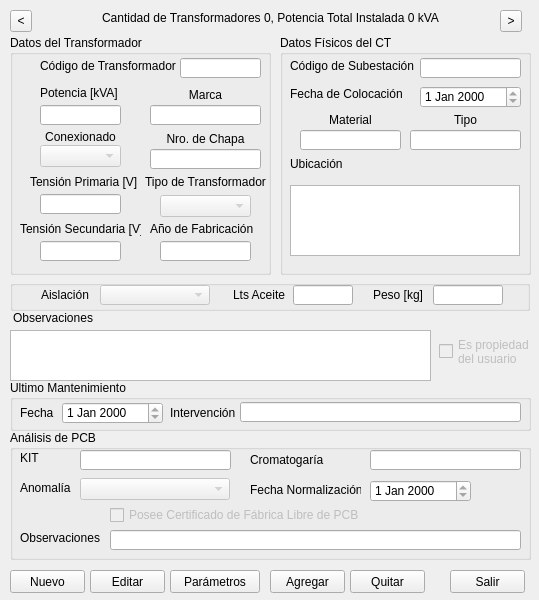
<?xml version="1.0" encoding="UTF-8"?>
<ui version="4.0">
 <class>Form</class>
 <widget class="QWidget" name="Form">
  <property name="windowModality">
   <enum>Qt::ApplicationModal</enum>
  </property>
  <property name="geometry">
   <rect>
    <x>0</x>
    <y>0</y>
    <width>539</width>
    <height>600</height>
   </rect>
  </property>
  <property name="windowTitle">
   <string>Centro de Transformación</string>
  </property>
  <property name="inputMethodHints">
   <set>Qt::ImhNone</set>
  </property>
  <widget class="QPushButton" name="cmdSalir">
   <property name="geometry">
    <rect>
     <x>450</x>
     <y>570</y>
     <width>75</width>
     <height>23</height>
    </rect>
   </property>
   <property name="text">
    <string>Salir</string>
   </property>
   <property name="shortcut">
    <string>Esc</string>
   </property>
  </widget>
  <widget class="QLabel" name="lblTransformadores">
   <property name="geometry">
    <rect>
     <x>70</x>
     <y>10</y>
     <width>401</width>
     <height>16</height>
    </rect>
   </property>
   <property name="text">
    <string>Cantidad de Transformadores 0, Potencia Total Instalada 0 kVA</string>
   </property>
   <property name="alignment">
    <set>Qt::AlignCenter</set>
   </property>
  </widget>
  <widget class="QToolButton" name="cmdMenos">
   <property name="geometry">
    <rect>
     <x>10</x>
     <y>10</y>
     <width>22</width>
     <height>22</height>
    </rect>
   </property>
   <property name="text">
    <string>&lt;</string>
   </property>
  </widget>
  <widget class="QToolButton" name="cmdMas">
   <property name="geometry">
    <rect>
     <x>500</x>
     <y>10</y>
     <width>22</width>
     <height>22</height>
    </rect>
   </property>
   <property name="text">
    <string>&gt;</string>
   </property>
  </widget>
  <widget class="QGroupBox" name="groupBox">
   <property name="geometry">
    <rect>
     <x>10</x>
     <y>35</y>
     <width>261</width>
     <height>240</height>
    </rect>
   </property>
   <property name="title">
    <string>Datos del Transformador</string>
   </property>
   <widget class="QLineEdit" name="txtV2">
    <property name="geometry">
     <rect>
      <x>30</x>
      <y>206</y>
      <width>81</width>
      <height>20</height>
     </rect>
    </property>
    <property name="inputMethodHints">
     <set>Qt::ImhFormattedNumbersOnly</set>
    </property>
    <property name="maxLength">
     <number>10</number>
    </property>
    <property name="readOnly">
     <bool>true</bool>
    </property>
   </widget>
   <widget class="QLabel" name="label_6">
    <property name="geometry">
     <rect>
      <x>140</x>
      <y>50</y>
      <width>111</width>
      <height>20</height>
     </rect>
    </property>
    <property name="text">
     <string>Marca</string>
    </property>
    <property name="alignment">
     <set>Qt::AlignCenter</set>
    </property>
   </widget>
   <widget class="QLineEdit" name="txtV1">
    <property name="geometry">
     <rect>
      <x>30</x>
      <y>159</y>
      <width>81</width>
      <height>20</height>
     </rect>
    </property>
    <property name="inputMethodHints">
     <set>Qt::ImhFormattedNumbersOnly</set>
    </property>
    <property name="maxLength">
     <number>10</number>
    </property>
    <property name="readOnly">
     <bool>true</bool>
    </property>
   </widget>
   <widget class="QLineEdit" name="txtAnio">
    <property name="geometry">
     <rect>
      <x>150</x>
      <y>206</y>
      <width>91</width>
      <height>20</height>
     </rect>
    </property>
    <property name="maxLength">
     <number>10</number>
    </property>
    <property name="readOnly">
     <bool>true</bool>
    </property>
   </widget>
   <widget class="QLabel" name="label_5">
    <property name="geometry">
     <rect>
      <x>30</x>
      <y>50</y>
      <width>81</width>
      <height>16</height>
     </rect>
    </property>
    <property name="text">
     <string>Potencia [kVA]</string>
    </property>
   </widget>
   <widget class="QLabel" name="label_9">
    <property name="geometry">
     <rect>
      <x>140</x>
      <y>94</y>
      <width>111</width>
      <height>20</height>
     </rect>
    </property>
    <property name="text">
     <string>Nro. de Chapa</string>
    </property>
    <property name="alignment">
     <set>Qt::AlignCenter</set>
    </property>
   </widget>
   <widget class="QLabel" name="label_13">
    <property name="geometry">
     <rect>
      <x>140</x>
      <y>186</y>
      <width>121</width>
      <height>16</height>
     </rect>
    </property>
    <property name="text">
     <string>Año de Fabricación</string>
    </property>
   </widget>
   <widget class="QLabel" name="label_3">
    <property name="geometry">
     <rect>
      <x>30</x>
      <y>23</y>
      <width>141</width>
      <height>16</height>
     </rect>
    </property>
    <property name="text">
     <string>Código de Transformador</string>
    </property>
   </widget>
   <widget class="QLineEdit" name="txtTrafo">
    <property name="geometry">
     <rect>
      <x>170</x>
      <y>23</y>
      <width>81</width>
      <height>20</height>
     </rect>
    </property>
    <property name="maxLength">
     <number>15</number>
    </property>
    <property name="readOnly">
     <bool>true</bool>
    </property>
   </widget>
   <widget class="QLabel" name="label_10">
    <property name="geometry">
     <rect>
      <x>20</x>
      <y>139</y>
      <width>111</width>
      <height>16</height>
     </rect>
    </property>
    <property name="text">
     <string>Tensión Primaria [V]</string>
    </property>
   </widget>
   <widget class="QLineEdit" name="txtPotencia">
    <property name="geometry">
     <rect>
      <x>30</x>
      <y>70</y>
      <width>81</width>
      <height>20</height>
     </rect>
    </property>
    <property name="inputMethodHints">
     <set>Qt::ImhFormattedNumbersOnly</set>
    </property>
    <property name="maxLength">
     <number>10</number>
    </property>
    <property name="readOnly">
     <bool>true</bool>
    </property>
   </widget>
   <widget class="QLineEdit" name="txtMarca">
    <property name="geometry">
     <rect>
      <x>140</x>
      <y>70</y>
      <width>111</width>
      <height>20</height>
     </rect>
    </property>
    <property name="maxLength">
     <number>20</number>
    </property>
    <property name="readOnly">
     <bool>true</bool>
    </property>
   </widget>
   <widget class="QLineEdit" name="txtNroChapa">
    <property name="geometry">
     <rect>
      <x>140</x>
      <y>114</y>
      <width>111</width>
      <height>20</height>
     </rect>
    </property>
    <property name="maxLength">
     <number>20</number>
    </property>
    <property name="readOnly">
     <bool>true</bool>
    </property>
   </widget>
   <widget class="QLabel" name="label_7">
    <property name="geometry">
     <rect>
      <x>130</x>
      <y>139</y>
      <width>131</width>
      <height>16</height>
     </rect>
    </property>
    <property name="text">
     <string>Tipo de Transformador</string>
    </property>
    <property name="alignment">
     <set>Qt::AlignCenter</set>
    </property>
   </widget>
   <widget class="QLabel" name="label_12">
    <property name="geometry">
     <rect>
      <x>10</x>
      <y>186</y>
      <width>121</width>
      <height>16</height>
     </rect>
    </property>
    <property name="text">
     <string>Tensión Secundaria [V]</string>
    </property>
   </widget>
   <widget class="QLabel" name="label_8">
    <property name="geometry">
     <rect>
      <x>30</x>
      <y>94</y>
      <width>81</width>
      <height>16</height>
     </rect>
    </property>
    <property name="text">
     <string>Conexionado</string>
    </property>
    <property name="alignment">
     <set>Qt::AlignCenter</set>
    </property>
   </widget>
   <widget class="QComboBox" name="cmbConexionado">
    <property name="enabled">
     <bool>false</bool>
    </property>
    <property name="geometry">
     <rect>
      <x>30</x>
      <y>110</y>
      <width>81</width>
      <height>22</height>
     </rect>
    </property>
    <property name="editable">
     <bool>false</bool>
    </property>
    <property name="frame">
     <bool>true</bool>
    </property>
   </widget>
   <widget class="QComboBox" name="cmbTipo">
    <property name="enabled">
     <bool>false</bool>
    </property>
    <property name="geometry">
     <rect>
      <x>150</x>
      <y>160</y>
      <width>91</width>
      <height>22</height>
     </rect>
    </property>
    <property name="editable">
     <bool>false</bool>
    </property>
    <property name="frame">
     <bool>true</bool>
    </property>
   </widget>
  </widget>
  <widget class="QGroupBox" name="groupBox_2">
   <property name="geometry">
    <rect>
     <x>280</x>
     <y>35</y>
     <width>251</width>
     <height>240</height>
    </rect>
   </property>
   <property name="title">
    <string>Datos Físicos del CT</string>
   </property>
   <widget class="QLabel" name="label_14">
    <property name="geometry">
     <rect>
      <x>130</x>
      <y>75</y>
      <width>111</width>
      <height>20</height>
     </rect>
    </property>
    <property name="text">
     <string>Tipo</string>
    </property>
    <property name="alignment">
     <set>Qt::AlignCenter</set>
    </property>
   </widget>
   <widget class="QLabel" name="label_15">
    <property name="geometry">
     <rect>
      <x>20</x>
      <y>75</y>
      <width>101</width>
      <height>20</height>
     </rect>
    </property>
    <property name="text">
     <string>Material</string>
    </property>
    <property name="alignment">
     <set>Qt::AlignCenter</set>
    </property>
   </widget>
   <widget class="QLabel" name="label_16">
    <property name="geometry">
     <rect>
      <x>10</x>
      <y>51</y>
      <width>121</width>
      <height>16</height>
     </rect>
    </property>
    <property name="text">
     <string>Fecha de Colocación</string>
    </property>
   </widget>
   <widget class="QLabel" name="label_4">
    <property name="geometry">
     <rect>
      <x>10</x>
      <y>23</y>
      <width>141</width>
      <height>16</height>
     </rect>
    </property>
    <property name="text">
     <string>Código de Subestación</string>
    </property>
   </widget>
   <widget class="QLineEdit" name="txtCT">
    <property name="geometry">
     <rect>
      <x>140</x>
      <y>23</y>
      <width>101</width>
      <height>20</height>
     </rect>
    </property>
    <property name="maxLength">
     <number>15</number>
    </property>
    <property name="readOnly">
     <bool>true</bool>
    </property>
   </widget>
   <widget class="QLineEdit" name="txtMaterial">
    <property name="geometry">
     <rect>
      <x>20</x>
      <y>95</y>
      <width>101</width>
      <height>20</height>
     </rect>
    </property>
    <property name="maxLength">
     <number>20</number>
    </property>
    <property name="readOnly">
     <bool>true</bool>
    </property>
   </widget>
   <widget class="QLineEdit" name="txtTipoCT">
    <property name="geometry">
     <rect>
      <x>130</x>
      <y>95</y>
      <width>111</width>
      <height>20</height>
     </rect>
    </property>
    <property name="maxLength">
     <number>20</number>
    </property>
    <property name="readOnly">
     <bool>true</bool>
    </property>
   </widget>
   <widget class="QLabel" name="label_21">
    <property name="geometry">
     <rect>
      <x>10</x>
      <y>121</y>
      <width>81</width>
      <height>16</height>
     </rect>
    </property>
    <property name="text">
     <string>Ubicación</string>
    </property>
   </widget>
   <widget class="QDateEdit" name="datInstalacion">
    <property name="geometry">
     <rect>
      <x>140</x>
      <y>51</y>
      <width>101</width>
      <height>22</height>
     </rect>
    </property>
    <property name="readOnly">
     <bool>true</bool>
    </property>
   </widget>
   <widget class="QTextEdit" name="txtUbicacion">
    <property name="geometry">
     <rect>
      <x>10</x>
      <y>150</y>
      <width>230</width>
      <height>71</height>
     </rect>
    </property>
    <property name="readOnly">
     <bool>true</bool>
    </property>
   </widget>
  </widget>
  <widget class="QGroupBox" name="groupBox_3">
   <property name="geometry">
    <rect>
     <x>10</x>
     <y>380</y>
     <width>521</width>
     <height>51</height>
    </rect>
   </property>
   <property name="title">
    <string>Ultimo Mantenimiento</string>
   </property>
   <widget class="QLabel" name="label_17">
    <property name="geometry">
     <rect>
      <x>10</x>
      <y>25</y>
      <width>41</width>
      <height>16</height>
     </rect>
    </property>
    <property name="text">
     <string>Fecha</string>
    </property>
   </widget>
   <widget class="QDateEdit" name="datMantenimiento">
    <property name="geometry">
     <rect>
      <x>52</x>
      <y>22</y>
      <width>101</width>
      <height>22</height>
     </rect>
    </property>
    <property name="readOnly">
     <bool>true</bool>
    </property>
   </widget>
   <widget class="QLineEdit" name="txtIntervencion">
    <property name="geometry">
     <rect>
      <x>230</x>
      <y>22</y>
      <width>281</width>
      <height>20</height>
     </rect>
    </property>
    <property name="maxLength">
     <number>25</number>
    </property>
    <property name="readOnly">
     <bool>true</bool>
    </property>
   </widget>
   <widget class="QLabel" name="label_18">
    <property name="geometry">
     <rect>
      <x>160</x>
      <y>25</y>
      <width>71</width>
      <height>16</height>
     </rect>
    </property>
    <property name="text">
     <string>Intervención</string>
    </property>
   </widget>
  </widget>
  <widget class="QGroupBox" name="groupBox_4">
   <property name="geometry">
    <rect>
     <x>10</x>
     <y>430</y>
     <width>521</width>
     <height>130</height>
    </rect>
   </property>
   <property name="title">
    <string>Análisis de PCB</string>
   </property>
   <widget class="QLabel" name="label_19">
    <property name="geometry">
     <rect>
      <x>10</x>
      <y>100</y>
      <width>131</width>
      <height>16</height>
     </rect>
    </property>
    <property name="text">
     <string>Observaciones</string>
    </property>
   </widget>
   <widget class="QLabel" name="label_20">
    <property name="geometry">
     <rect>
      <x>240</x>
      <y>20</y>
      <width>111</width>
      <height>20</height>
     </rect>
    </property>
    <property name="text">
     <string>Cromatogaría</string>
    </property>
    <property name="alignment">
     <set>Qt::AlignLeading|Qt::AlignLeft|Qt::AlignVCenter</set>
    </property>
   </widget>
   <widget class="QLabel" name="label_22">
    <property name="geometry">
     <rect>
      <x>240</x>
      <y>50</y>
      <width>111</width>
      <height>20</height>
     </rect>
    </property>
    <property name="text">
     <string>Fecha Normalización</string>
    </property>
    <property name="alignment">
     <set>Qt::AlignLeading|Qt::AlignLeft|Qt::AlignVCenter</set>
    </property>
   </widget>
   <widget class="QLabel" name="label_23">
    <property name="geometry">
     <rect>
      <x>10</x>
      <y>50</y>
      <width>61</width>
      <height>16</height>
     </rect>
    </property>
    <property name="text">
     <string>Anomalía</string>
    </property>
    <property name="alignment">
     <set>Qt::AlignLeading|Qt::AlignLeft|Qt::AlignVCenter</set>
    </property>
   </widget>
   <widget class="QLabel" name="label_24">
    <property name="geometry">
     <rect>
      <x>10</x>
      <y>20</y>
      <width>51</width>
      <height>16</height>
     </rect>
    </property>
    <property name="text">
     <string>KIT</string>
    </property>
   </widget>
   <widget class="QLineEdit" name="txtKit">
    <property name="geometry">
     <rect>
      <x>70</x>
      <y>20</y>
      <width>151</width>
      <height>20</height>
     </rect>
    </property>
    <property name="maxLength">
     <number>10</number>
    </property>
    <property name="readOnly">
     <bool>true</bool>
    </property>
   </widget>
   <widget class="QLineEdit" name="txtCromatografia">
    <property name="geometry">
     <rect>
      <x>360</x>
      <y>20</y>
      <width>151</width>
      <height>20</height>
     </rect>
    </property>
    <property name="maxLength">
     <number>10</number>
    </property>
    <property name="readOnly">
     <bool>true</bool>
    </property>
   </widget>
   <widget class="QLineEdit" name="txtObservacionesPCB">
    <property name="geometry">
     <rect>
      <x>100</x>
      <y>100</y>
      <width>411</width>
      <height>20</height>
     </rect>
    </property>
    <property name="maxLength">
     <number>100</number>
    </property>
    <property name="readOnly">
     <bool>true</bool>
    </property>
   </widget>
   <widget class="QCheckBox" name="chkCertificado">
    <property name="enabled">
     <bool>false</bool>
    </property>
    <property name="geometry">
     <rect>
      <x>100</x>
      <y>70</y>
      <width>271</width>
      <height>30</height>
     </rect>
    </property>
    <property name="text">
     <string>Posee Certificado de Fábrica Libre de PCB</string>
    </property>
   </widget>
   <widget class="QDateEdit" name="datNormalizacion">
    <property name="geometry">
     <rect>
      <x>360</x>
      <y>50</y>
      <width>101</width>
      <height>22</height>
     </rect>
    </property>
    <property name="readOnly">
     <bool>true</bool>
    </property>
   </widget>
   <widget class="QComboBox" name="cmbAnomalia">
    <property name="enabled">
     <bool>false</bool>
    </property>
    <property name="geometry">
     <rect>
      <x>70</x>
      <y>48</y>
      <width>150</width>
      <height>22</height>
     </rect>
    </property>
    <property name="editable">
     <bool>false</bool>
    </property>
    <property name="frame">
     <bool>true</bool>
    </property>
   </widget>
  </widget>
  <widget class="QLabel" name="label_26">
   <property name="geometry">
    <rect>
     <x>13</x>
     <y>310</y>
     <width>91</width>
     <height>16</height>
    </rect>
   </property>
   <property name="text">
    <string>Observaciones</string>
   </property>
  </widget>
  <widget class="QCheckBox" name="chkPropiedadUsuario">
   <property name="enabled">
    <bool>false</bool>
   </property>
   <property name="geometry">
    <rect>
     <x>439</x>
     <y>331</y>
     <width>90</width>
     <height>41</height>
    </rect>
   </property>
   <property name="inputMethodHints">
    <set>Qt::ImhMultiLine</set>
   </property>
   <property name="text">
    <string>Es propiedad 
del usuario</string>
   </property>
  </widget>
  <widget class="QTextEdit" name="txtObservaciones">
   <property name="geometry">
    <rect>
     <x>10</x>
     <y>330</y>
     <width>421</width>
     <height>51</height>
    </rect>
   </property>
   <property name="textInteractionFlags">
    <set>Qt::TextSelectableByKeyboard|Qt::TextSelectableByMouse</set>
   </property>
  </widget>
  <widget class="QPushButton" name="cmdNuevo">
   <property name="geometry">
    <rect>
     <x>10</x>
     <y>570</y>
     <width>75</width>
     <height>23</height>
    </rect>
   </property>
   <property name="text">
    <string>Nuevo</string>
   </property>
  </widget>
  <widget class="QPushButton" name="cmdAgregar">
   <property name="geometry">
    <rect>
     <x>270</x>
     <y>570</y>
     <width>75</width>
     <height>23</height>
    </rect>
   </property>
   <property name="text">
    <string>Agregar</string>
   </property>
  </widget>
  <widget class="QPushButton" name="cmdQuitar">
   <property name="geometry">
    <rect>
     <x>350</x>
     <y>570</y>
     <width>75</width>
     <height>23</height>
    </rect>
   </property>
   <property name="text">
    <string>Quitar</string>
   </property>
  </widget>
  <widget class="QPushButton" name="cmdEditar">
   <property name="geometry">
    <rect>
     <x>90</x>
     <y>570</y>
     <width>75</width>
     <height>23</height>
    </rect>
   </property>
   <property name="text">
    <string>Editar</string>
   </property>
  </widget>
  <widget class="QPushButton" name="cmdParametros">
   <property name="geometry">
    <rect>
     <x>170</x>
     <y>570</y>
     <width>90</width>
     <height>23</height>
    </rect>
   </property>
   <property name="text">
    <string>Parámetros</string>
   </property>
  </widget>
  <widget class="QGroupBox" name="groupBox_5">
   <property name="geometry">
    <rect>
     <x>10</x>
     <y>280</y>
     <width>520</width>
     <height>31</height>
    </rect>
   </property>
   <property name="title">
    <string/>
   </property>
   <widget class="QLabel" name="label_25">
    <property name="geometry">
     <rect>
      <x>223</x>
      <y>7</y>
      <width>61</width>
      <height>16</height>
     </rect>
    </property>
    <property name="text">
     <string>Lts Aceite</string>
    </property>
   </widget>
   <widget class="QLineEdit" name="txtAceite">
    <property name="geometry">
     <rect>
      <x>283</x>
      <y>5</y>
      <width>60</width>
      <height>20</height>
     </rect>
    </property>
    <property name="maxLength">
     <number>10</number>
    </property>
    <property name="readOnly">
     <bool>true</bool>
    </property>
   </widget>
   <widget class="QComboBox" name="cmbAislacion">
    <property name="enabled">
     <bool>false</bool>
    </property>
    <property name="geometry">
     <rect>
      <x>90</x>
      <y>5</y>
      <width>110</width>
      <height>20</height>
     </rect>
    </property>
    <property name="editable">
     <bool>false</bool>
    </property>
    <property name="frame">
     <bool>true</bool>
    </property>
   </widget>
   <widget class="QLabel" name="label_11">
    <property name="geometry">
     <rect>
      <x>25</x>
      <y>7</y>
      <width>60</width>
      <height>16</height>
     </rect>
    </property>
    <property name="text">
     <string>Aislación</string>
    </property>
    <property name="alignment">
     <set>Qt::AlignCenter</set>
    </property>
   </widget>
   <widget class="QLineEdit" name="txtPeso">
    <property name="geometry">
     <rect>
      <x>423</x>
      <y>5</y>
      <width>70</width>
      <height>20</height>
     </rect>
    </property>
    <property name="maxLength">
     <number>10</number>
    </property>
    <property name="readOnly">
     <bool>true</bool>
    </property>
   </widget>
   <widget class="QLabel" name="label_27">
    <property name="geometry">
     <rect>
      <x>363</x>
      <y>7</y>
      <width>61</width>
      <height>16</height>
     </rect>
    </property>
    <property name="text">
     <string>Peso [kg]</string>
    </property>
   </widget>
  </widget>
 </widget>
 <resources/>
 <connections/>
</ui>
